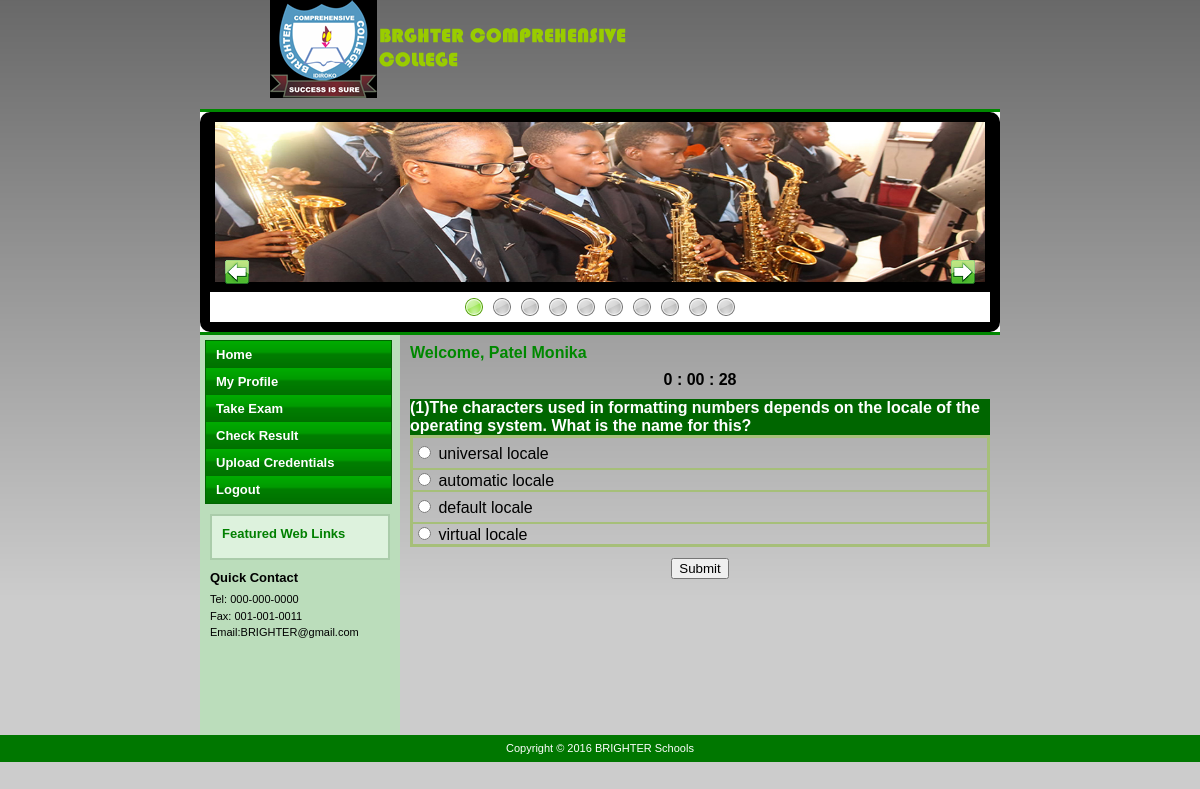
Screenshot of /Student/Exam.php (signed in) with the database file from the repository.
### tables this page shows
CREATE TABLE `question_master` (
  `Question_Id` int(11) NOT NULL,
  `Faculty` varchar(100) NOT NULL,
  `Question` varchar(2000) NOT NULL,
  `Option1` varchar(1000) NOT NULL,
  `Option2` varchar(1000) NOT NULL,
  `Option3` varchar(1000) NOT NULL,
  `Option4` varchar(1000) NOT NULL,
  `Answer` varchar(1000) NOT NULL
);

### Student/Exam.php (the view, shortened to what this page needs)
<!DOCTYPE html PUBLIC "-//W3C//DTD XHTML 1.0 Transitional//EN" "http://www.w3.org/TR/xhtml1/DTD/xhtml1-transitional.dtd">
<html xmlns="http://www.w3.org/1999/xhtml">
<head>
<link href="../templatemo_style.css" rel="stylesheet" type="text/css" />
	<link rel="stylesheet" type="text/css" href="../sliderman.css" />
</head>
<body>
<p style="margin-left:270px"><img  src="../images/rr.png"/></p>
<div id="templatemo_container">
  <div class="templatemo_line"></div>
  <div id="templatemo_header">
  <div id="slider_container_1">
				<div id="SliderName" style="margin-left:5px">
				</div>
				<div id="SliderNameNavigation"></div>
	</div>
  </div>
  <div class="templatemo_line"></div>
    <div id="templatemo_content">
    <div id="templatemo_left_column">
	<div class="section_box">
        <div class="subtitle">Featured Web Links</div>
      </div>
   	  <div class="text_area" align="justify">
        <div class="subtitle">Quick Contact</div>
          Tel: 000-000-0000<br />
          Fax: 001-001-0011<br />
          Email:BRIGHTER@gmail.com <br />
          <br />
      </div>
    </div>
      <div id="templatemo_right_column">
   	 		<div class="text_area" align="justify">
<div class="title"><?php echo 'Welcome, '.$_SESSION['Name'];?></div>
			<center id="left" class="left"><div id="cd" style=" font-family:Verdana, Geneva, sans-serif; font-size:16px; font-weight:bold"> </div></center>
<p id="msg">
<?php
		$ar=  array();
$sql = "SELECT * from question_master where Faculty='".$_SESSION['fal']."'";
$result = mysql_query($sql);
$i=1;
for($k=0;$k<mysql_num_rows($result);$k++)
{
$a=mysql_result($result,$k,'Question_Id');
$b=mysql_result($result,$k,'Question');
$c=mysql_result($result,$k,'Option1');
$d=mysql_result($result,$k,'Option2');
$e=mysql_result($result,$k,'Option3');
$f=mysql_result($result,$k,'Option4');
$g=mysql_result($result,$k,'Answer');
$ar[$k]=$a.";".$b.";".$c.";".$d.";".$e.";".$f.";".$g.";";
}
shuffle($ar);
for($j=0;$j<mysql_num_rows($result);$j++)
{
$ary=explode(";",$ar[$j]);
$Question=$ary[1];
$OptionA=$ary[2];
$OptionB=$ary[3];
$OptionC=$ary[4];
$OptionD=$ary[5];
?>
<form id="form2" name="<?php echo "question".$j?>" >
                       <table width="100%" border="0" cellpadding="0" cellspacing="0">
                    <tr>
                      <td height="36" colspan="2" bgcolor="#006600"><span class="style1">(<?php echo $i;?>)<?php echo $Question;?></span></td>
          </tr>
                    <tr>
                      <td  colspan="2"><table width="100%" height="64" border="2" cellpadding="0" cellspacing="0" bordercolor="#A6BF79">
                        <tr>
                          <td colspan="2" height="32" width="50%"><input type="radio" name="RadioGroup<?php echo $i;?>" value="" onclick="<?php echo "question".$j.".response.value='A'" ?>" id="OptionA" />
                          <?php echo $OptionA;?></td></tr>
                          <tr>
                          <td colspan="2" width="50%"><input type="radio" name="RadioGroup<?php echo $i;?>" value="" onclick="<?php echo "question".$j.".response.value='B'" ?>" id="OptionB" />
                              <?php echo $OptionB;?></td>
                        </tr>
                        <tr>
                          <td colspan="2" height="32" width="50%"><input type="radio" name="RadioGroup<?php echo $i;?>" value="" onclick="<?php echo "question".$j.".response.value='C'" ?>" id="OptionC" />
                              <?php echo $OptionC;?></td></tr>
                        <tr>
                          <td colspan="2" width="50%"><input type="radio" name="RadioGroup<?php echo $i;?>" value="" onclick="<?php echo "question".$j.".response.value='D'" ?>" id="OptionD" />
                              <?php echo $OptionD;?></td>
                        </tr>
                      </table></td>
          </tr>
                  </table>
</form>   </p>
                             <?php
$i=$i+1;
}
?>
<form  id="evaluateQuest" name="evaluateQuest" >
<div align="center">
  <?php
$records = mysql_num_rows($result);
if($records!=0)
{
?>
  <input name="Submit" type="button"  onClick="gradeQuiz(this.form)"  value="Submit" />
  <?php
}
?>
                           </div>
          </form>
	  </div>
	</div>
</div>
</div>
	<div id="templatemo_footer" align="center">
    Copyright © 2016 BRIGHTER Schools</div></div></body>
</body>
</html>

### templatemo_style.css (style rules this page uses)
body { margin:0; padding:0; line-height: 1.5em; font-family: Verdana, Arial, Helvetica, sans-serif; font-size: 11px; background: #CCCCCC url(images/templatemo_bg.gif) repeat-x; }
#templatemo_container { width: 800px; margin: auto; background: #FFFFFF; }
#templatemo_header { clear: left; height: 160px; }
#templatemo_content { width: 800px; }
#templatemo_left_column { background: #BBDDBB; float: left; width: 200px; min-height: 400px; }
#templatemo_right_column { float: left; width: 600px; min-height: 400px; }
#templatemo_footer { clear: left; background: #007700; padding: 5px; color: #FFFFFF; }
.templatemo_line { clear: left; height: 3px; background: #008800; }
.section_box { margin: 10px; padding: 10px; border: 2px solid #AACCAA; background: #DDF2DD; color: #008000; }
.text_area { margin: 10px; }
.title { padding-bottom: 10px; font-size: 16px; font-weight: bold; color: #008800; }
.subtitle { padding-bottom: 5px; font-family: Verdana, Arial, Helvetica, sans-serif; font-size: 13px; font-weight: bold; }

### sliderman.css (style rules this page uses)
#slider_container_1 { float: left; padding: 10px; width: 780px; background: #000000; -moz-border-radius: 10px 10px; -webkit-border-radius: 10px 10px; border-radius: 10px 10px; }
#SliderName { width: 800px; height: 160px; margin: auto; }
#SliderNameNavigation { margin: 10px 0 0 0; padding-top: 15px; height: 15px; text-align: center; -moz-border-radius: 6px 6px; background: #fff; }

### Student/Exam.php (style rules this page uses)
.style1 { color: #FFFFFF; font-weight: bold; }

### rows the page displays
question_master: Question "The characters used in formatting numbers depends on the locale of the operating system. What is the name for this?", Option1 "universal locale", Option2 "automatic locale", Option3 "default locale", Option4 "virtual locale"

### other values shown
$_SESSION['Name'] "Patel Monika"
